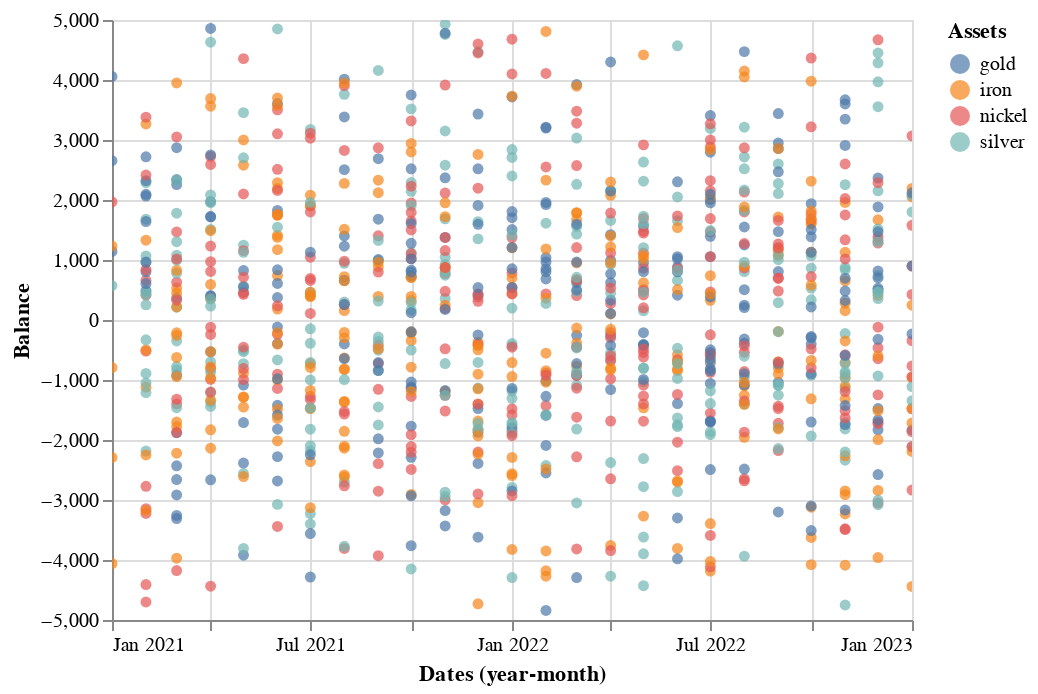

The cell this chart's notebook holds for it:
### Code cell
# Balance vs dates with working assets filter
input_dropdown = alt.binding_select(options=['gold','iron','nickel','silver'], name='Asset')
selection = alt.selection_single(fields=['Assets'], bind=input_dropdown)
alt.Chart(df).mark_circle().encode( 
    x='yearmonth(Dates):T',
    y = 'Balance',  color = 'Assets',
    tooltip = 'Balance').add_selection(
  selection
).transform_filter(selection).interactive()

### Figure 1 — Vega-Lite specification as saved in the notebook (floating-point values rounded to 4 significant figures; data arrays with more than 128 entries replaced by an {"elided": "..."} marker saying what was removed)
{"config": {"view": {"continuousWidth": 400, "continuousHeight": 300}}, "data": {"name": "data-5edddd422d2bc58d3902e396aab7e2b0"}, "mark": "circle", "encoding": {"color": {"field": "Assets", "type": "nominal"}, "tooltip": {"field": "Balance", "type": "quantitative"}, "x": {"field": "Dates", "timeUnit": "yearmonth", "type": "temporal"}, "y": {"field": "Balance", "type": "quantitative"}}, "selection": {"selector039": {"type": "single", "fields": ["Assets"], "bind": {"input": "select", "options": ["gold", "iron", "nickel", "silver"], "name": "Asset"}}, "selector040": {"type": "interval", "bind": "scales", "encodings": ["x", "y"]}}, "transform": [{"filter": {"selection": "selector039"}}], "$schema": "https://vega.github.io/schema/vega-lite/v4.17.0.json", "datasets": {"data-5edddd422d2bc58d3902e396aab7e2b0": {"elided": "1000 records"}}}
